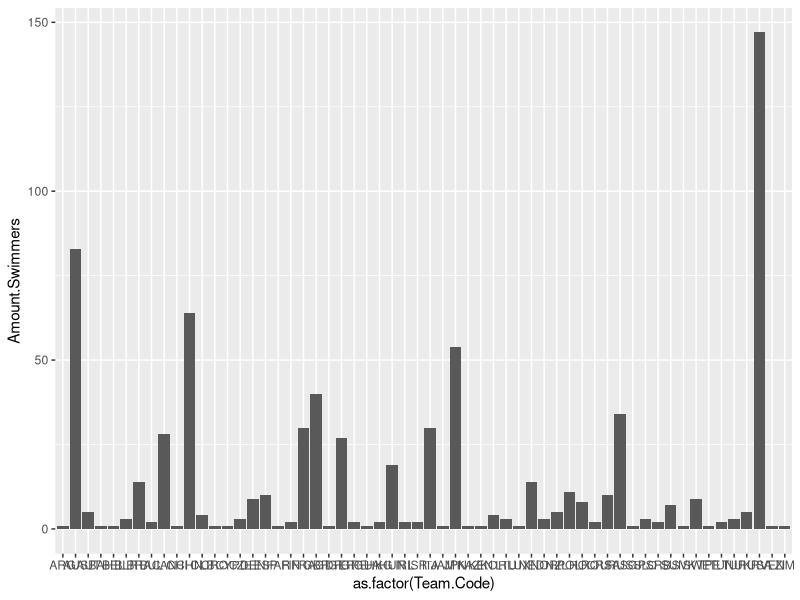

This figure's R source:
library(tidyverse)
library(dplyr)
library(ggplot2)

data <- read.csv("./data/best_swimmers.csv",sep = ",")
#full swimmers in the ranking BEGIN
swimmers <- data %>% 
  select(Athlete.Full.Name,Team.Code,Team.Name) %>%
  unique() %>% 
  group_by(Team.Code,Team.Name) %>% 
  transmute(
    Team.Code = as.factor(Team.Code),
    id.team.code = as.factor(Team.Code),
    id.team.code = as.integer(id.team.code)
  ) %>% 
  summarise(
    Amount.Swimmers = sum(id.team.code/id.team.code)
  ) %>% 
  arrange(desc(Amount.Swimmers))

ggplot(data =swimmers,mapping = aes(x =as.factor(Team.Code),y = Amount.Swimmers)) +
  geom_bar( stat = "identity")


#full swimmers in the ranking END

